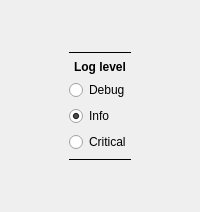
          <widget class="QWidget" name="tabConfigLogger">
           <attribute name="title">
            <string>Logger</string>
           </attribute>
           <layout class="QGridLayout" name="gridLayout_2">
            <item row="0" column="0">
             <layout class="QGridLayout" name="gridLayoutConfigLogger">
              <item row="0" column="1">
               <spacer name="gridLayoutConfigLoggerLeft">
                <property name="orientation">
                 <enum>Qt::Orientation::Horizontal</enum>
                </property>
                <property name="sizeHint" stdset="0">
                 <size>
                  <width>40</width>
                  <height>20</height>
                 </size>
                </property>
               </spacer>
              </item>
              <item row="0" column="2">
               <layout class="QGridLayout" name="gridLayoutConfigLoggerMiddle">
                <item row="2" column="0">
                 <widget class="QLabel" name="labelConfigLoggerLevelTitle">
                  <property name="font">
                   <font>
                    <bold>true</bold>
                   </font>
                  </property>
                  <property name="text">
                   <string>Log level</string>
                  </property>
                  <property name="alignment">
                   <set>Qt::AlignmentFlag::AlignCenter</set>
                  </property>
                 </widget>
                </item>
                <item row="1" column="0">
                 <widget class="Line" name="lineConfigLoggerLevelDividerTop">
                  <property name="frameShadow">
                   <enum>QFrame::Shadow::Plain</enum>
                  </property>
                  <property name="orientation">
                   <enum>Qt::Orientation::Horizontal</enum>
                  </property>
                 </widget>
                </item>
                <item row="6" column="0">
                 <widget class="Line" name="lineConfigLoggerLevelDividerBottom">
                  <property name="frameShadow">
                   <enum>QFrame::Shadow::Plain</enum>
                  </property>
                  <property name="orientation">
                   <enum>Qt::Orientation::Horizontal</enum>
                  </property>
                 </widget>
                </item>
                <item row="4" column="0">
                 <widget class="QRadioButton" name="radioButtonConfigLoggerLevelInfo">
                  <property name="text">
                   <string>Info</string>
                  </property>
                  <property name="checked">
                   <bool>true</bool>
                  </property>
                  <attribute name="buttonGroup">
                   <string notr="true">radioButtonConfigLoggerLevel</string>
                  </attribute>
                 </widget>
                </item>
                <item row="7" column="0">
                 <spacer name="verticalSpacerConfigLoggerBottom">
                  <property name="orientation">
                   <enum>Qt::Orientation::Vertical</enum>
                  </property>
                  <property name="sizeHint" stdset="0">
                   <size>
                    <width>20</width>
                    <height>40</height>
                   </size>
                  </property>
                 </spacer>
                </item>
                <item row="0" column="0">
                 <spacer name="verticalSpacerConfigLoggerTop">
                  <property name="orientation">
                   <enum>Qt::Orientation::Vertical</enum>
                  </property>
                  <property name="sizeHint" stdset="0">
                   <size>
                    <width>20</width>
                    <height>40</height>
                   </size>
                  </property>
                 </spacer>
                </item>
                <item row="3" column="0">
                 <widget class="QRadioButton" name="radioButtonConfigLoggerLevelDebug">
                  <property name="text">
                   <string>Debug</string>
                  </property>
                  <attribute name="buttonGroup">
                   <string notr="true">radioButtonConfigLoggerLevel</string>
                  </attribute>
                 </widget>
                </item>
                <item row="5" column="0">
                 <widget class="QRadioButton" name="radioButtonConfigLoggerLevelCritical">
                  <property name="text">
                   <string>Critical</string>
                  </property>
                  <attribute name="buttonGroup">
                   <string notr="true">radioButtonConfigLoggerLevel</string>
                  </attribute>
                 </widget>
                </item>
               </layout>
              </item>
              <item row="0" column="3">
               <spacer name="gridLayoutConfigLoggerRight">
                <property name="orientation">
                 <enum>Qt::Orientation::Horizontal</enum>
                </property>
                <property name="sizeHint" stdset="0">
                 <size>
                  <width>40</width>
                  <height>20</height>
                 </size>
                </property>
               </spacer>
              </item>
             </layout>
            </item>
           </layout>
          </widget>
